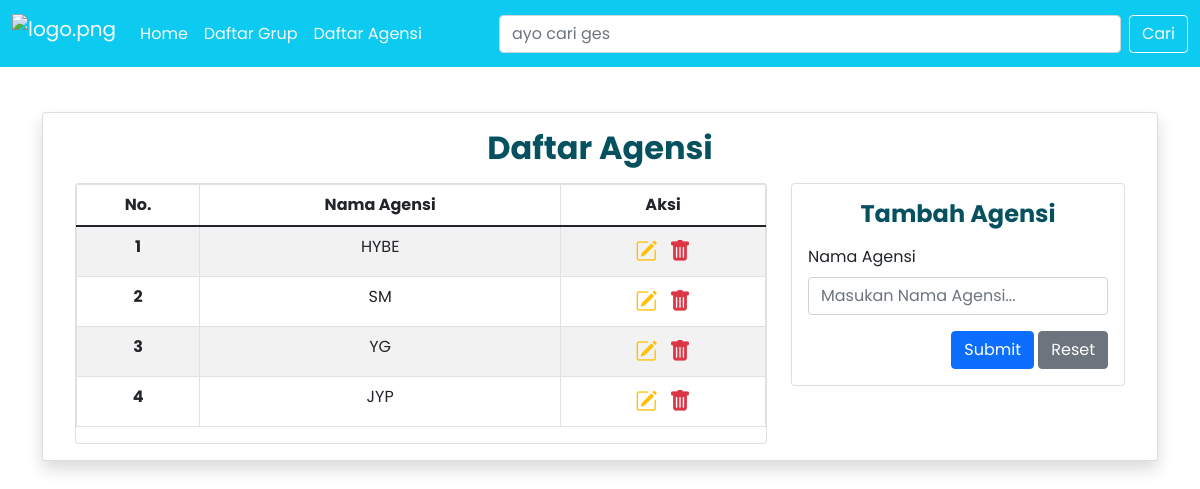
The app's page /source_code/agensi.php with its own data.
### tables this page shows
CREATE TABLE `agensi` (
  `id_agensi` int(11) NOT NULL,
  `nama_agensi` varchar(100) NOT NULL
);

### source_code/config/db.php (called while the page is built)
<?php
$DB_HOST = "localhost";
$DB_USERNAME = "root";
$DB_PASSWORD = "";
$DB_NAME = "db_album";

### source_code/classes/DB.php (called while the page is built, shortened)
<?php
class DB
{
    private $hostname;
    private $username;
    private $password;
    private $dbname;
    private $conn;
    private $result;
    function __construct($hostname, $username, $password, $dbname)
    {
        $this->hostname = $hostname;
        $this->username = $username;
        $this->password = $password;
        $this->dbname = $dbname;
    }
    function open()
    {
        $this->conn = mysqli_connect($this->hostname, $this->username, $this->password, $this->dbname);
    }
    function execute($query)
    {
        $this->result = mysqli_query($this->conn, $query);
    }
    function getResult()
    {
        return mysqli_fetch_array($this->result);
    }
}

### source_code/classes/Agensi.php (called while the page is built, shortened)
<?php
class Agensi extends DB
{
    function getAgensi()
    {
        $query = "SELECT * FROM agensi";
        return $this->execute($query);
    }
}

### source_code/agensi.php (the view, shortened to what this page needs)
<?php
include('config/db.php');
include('classes/DB.php');
include('classes/Agensi.php');
$agensi = new Agensi($DB_HOST, $DB_USERNAME, $DB_PASSWORD, $DB_NAME);
$agensi->open();
if (isset($_POST['btn-cari'])) {
    $agensi->searchAgensi($_POST['cari']);
} else {
    $agensi->getAgensi();
}
$header = '<tr>
<th scope="row">No.</th>
<th scope="row">Nama Agensi</th>
<th scope="row">Aksi</th>
</tr>';
$data = null;
$no = 1;
while ($div = $agensi->getResult()) {
    $data .= '<tr>
    <th scope="row">' . $no . '</th>
    <td>' . $div['nama_agensi'] . '</td>
    <td style="font-size: 22px;">
        <a href="agensi.php?edit=' . $div['id_agensi'] . '" title="Edit Data"><i class="bi bi-pencil-square text-warning"></i></a>&nbsp;
        <a href="agensi.php?hapus=' . $div['id_agensi'] . '" title="Delete Data"><i class="bi bi-trash-fill text-danger"></i></a>
        </td>
    </tr>';
    $no++;
}
if (!isset($_GET['edit'], $_GET['hapus'])) {
    $dataForm = "
            <div class='mb-3'>
              <label for='nama_agensi' class='form-label'>Nama Agensi</label>
              <input type='text' class='form-control' id='nama_agensi' name='nama_agensi' placeholder='Masukan Nama Agensi...' required />
            </div>
            <div class='float-end'>
                <button type='submit' class='btn btn-primary' name='btn-submit' id='btn-submit'>Submit</button>
                <button type='reset' class='btn btn-secondary' name='btn-reset' id='btn-reset'>Reset</button>
            </div>
    ";
}

### records on screen
agensi: nama_agensi "HYBE"
agensi: nama_agensi "SM"
agensi: nama_agensi "YG"
agensi: nama_agensi "JYP"
